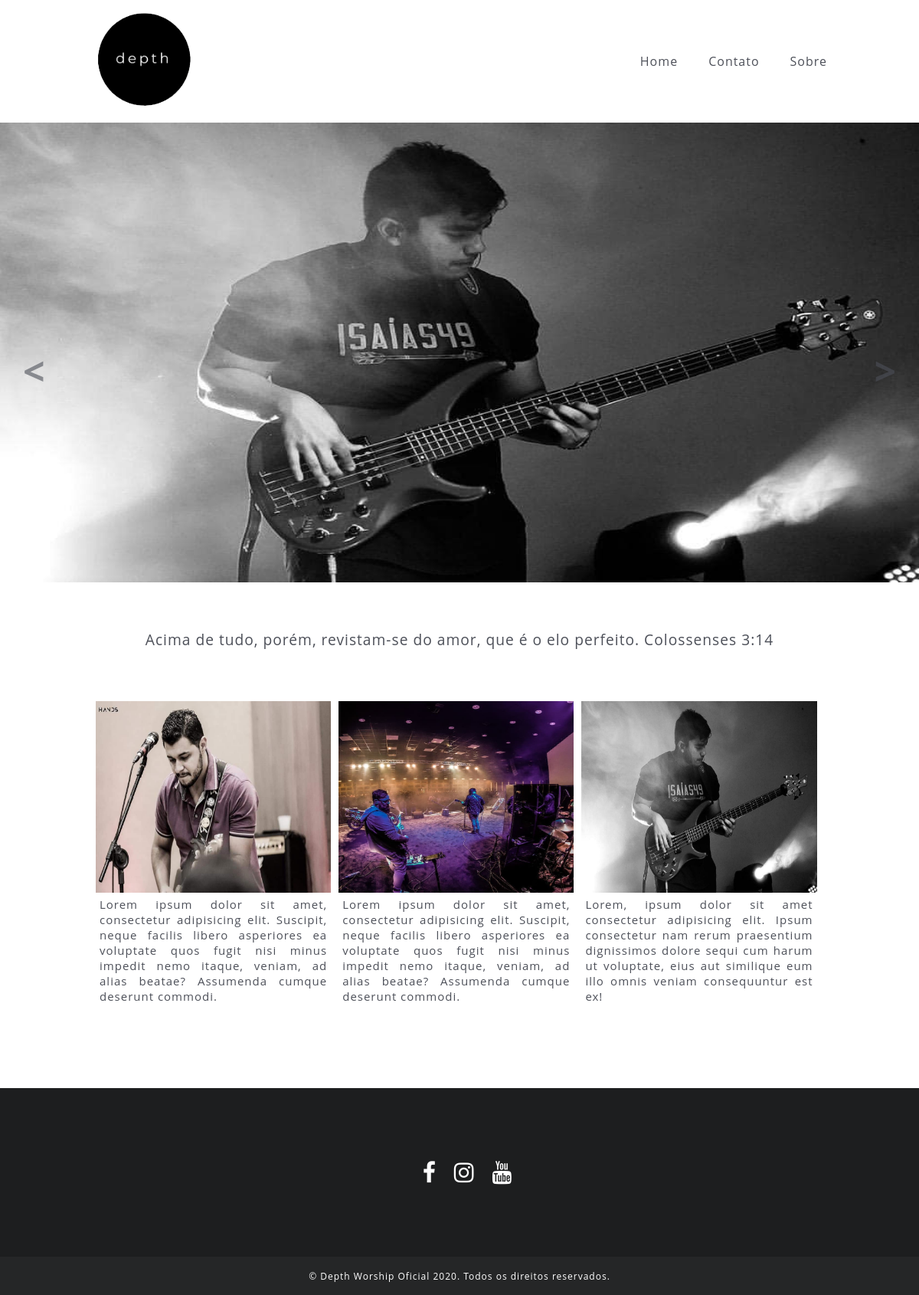
The page / on the database its author committed.
### tables this page shows
CREATE TABLE `texto_banner` (
  `id` int(11) NOT NULL AUTO_INCREMENT,
  `texto` text DEFAULT NULL,
  PRIMARY KEY (`id`)
);

CREATE TABLE `conteudos` (
  `id` int(11) NOT NULL AUTO_INCREMENT,
  `texto_conteudo` text DEFAULT NULL,
  `url` varchar(36) DEFAULT NULL,
  PRIMARY KEY (`id`)
);

### app/Controller.php (called while the page is built, shortened)
<?php
class Controller
{
    public function loadView($viewName, $viewData = array())
    {
        @extract($viewData);
        require_once "views/" . $viewName . ".php";
    }
    public function loadTemplate($viewName, $viewTitle, $viewData = array())
    {
        require_once "views/template.php";
    }
}

### controllers/HomeController.php (called while the page is built)
<?php
class HomeController extends Controller
{
    public function index()
    {
        $banner = new Banner();
        $conteudo = new Conteudo();
        $datas = array(
            "banners" => $banner->read(),
            "texto" => $banner->readTextoBanner(),
            "conteudos" => $conteudo->read()
        );
        $viewTitle = "Depth Worship Oficial";
        $this->loadTemplate("home", $viewTitle, $datas);
    }
}

### app/App.php (called while the page is built, shortened)
<?php
class App
{
    public function run()
    {
        $params = array();
        $url = "/";
        $url .= (!empty($_GET["url"])) ? $_GET["url"] : "";
        if (!empty($url) && $url != "/") {
            $url = explode("/", $url);
            array_shift($url);
            $currentController = $url[0] . "Controller";
            array_shift($url);
            if (isset($url[0]) && !empty($url[0])) {
                $currentAction = $url[0];
                array_shift($url);
            } else {
                $currentAction = "index";
            }
            if (count($url) > 0) $params = $url;
        } else {
            $currentAction = "index";
        }
        require_once "Controller.php";
        $current = new $currentController();
        call_user_func_array(array($current, $currentAction), $params);
    }
}

### index.php (called while the page is built, shortened)
<?php
require_once "env.php";
$app = new App();
$app->run();

### app/Connection.php (called while the page is built, shortened)
<?php
class Connection
{
    public function __construct()
    {
        try {
            global $config;
            $this->pdo = new PDO(
                "mysql:dbhost=" . $config["dbhost"] .
                    ";dbname=" . $config["dbname"],
                $config["dbuser"],
                $config["dbpass"]
            );
        } catch (PDOException $e) {
            die("Connection error: " . $e->getMessage());
        }
    }
}

### env.php (called while the page is built, shortened)
<?php
$config = array();
if (ENVIRONMENT == "development") {
    $config["dbname"] = "depth";
    $config["dbhost"] = "localhost";
    $config["dbuser"] = "root";
    $config["dbpass"] = "";
} else {
}

### models/Banner.php (called while the page is built, shortened)
<?php
class Banner extends Connection
{
    public function read()
    {
        $rows = array();
        $sql = "SELECT * FROM banner";
        $stmt = $this->pdo->prepare($sql);
        $stmt->execute();
        if ($stmt->rowCount() > 0) {
            $rows = $stmt->fetchAll();
        }
        return $rows;
    }
    public function readTextoBanner()
    {
        $rows = array();
        $sql = "SELECT * FROM texto_banner";
        $stmt = $this->pdo->prepare($sql);
        $stmt->execute();
        if ($stmt->rowCount() > 0) {
            $rows = $stmt->fetchAll();
        }
        return $rows;
    }
}

### models/Conteudo.php (called while the page is built, shortened)
<?php
class Conteudo extends Connection
{
    public function read()
    {
        $rows = array();
        $sql = "SELECT * FROM conteudos ORDER BY id DESC";
        $stmt = $this->pdo->prepare($sql);
        $stmt->execute();
        if ($stmt->rowCount() > 0) {
            $rows = $stmt->fetchAll();
        }
        return $rows;
    }
}

### views/home.php (the view, shortened to what this page needs)
<div class="slider-banner">
    <span id="btn-anterior">
        <</span> <img src="" alt="slide" id="slide">
            <span id="btn-prox">></span>
</div>
<div class="frase-efeito">
    <?php foreach ($texto as $text) : ?>
        <h1><?php echo $text["texto"] ?></h1>
    <?php endforeach; ?>
</div>
<div class="main-home">
    <div class="container flex-wrap">
        <?php foreach ($conteudos as $conteudo) : ?>
            <div class="item main-home-content">
                <img src="<?php echo URL; ?>assets/upload-conteudo/<?php echo $conteudo["url"] ?>">
                <p><?php echo $conteudo["texto_conteudo"] ?></p>
            </div>
        <?php endforeach; ?>
    </div>
</div>

### views/template.php (shortened to what this page needs)
<!DOCTYPE html>
<html lang="en">
<head>
    <link rel="stylesheet" href="https://stackpath.bootstrapcdn.com/font-awesome/4.7.0/css/font-awesome.min.css">
    <link rel="stylesheet" href="<?php echo URL ?>assets/css/template.css">
    <link rel="stylesheet" href="<?php echo URL ?>assets/css/main.css">
</head>
<body>
    <header>
        <div class="container space-class">
            <div class="logo">
                <a href="<?php echo URL ?>"><img src="<?php echo URL ?>assets/image/logo.png" alt=""></a>
            </div>
            <div class="menu">
                <nav>
                    <ul>
                        <li><a href="<?php echo URL ?>">Home</a></li>
                        <li><a href="<?php echo URL ?>contato">Contato</a></li>
                        <li><a href="<?php echo URL ?>sobre">Sobre</a></li>
                    </ul>
                </nav>
            </div>
        </div>
    </header>
    <section>
        <?php $this->loadView($viewName, $viewData); ?>
    </section>
    <footer class="footer-main">
        <div class="social-icons">
            <a href="" class="fab fa-facebook"></a>
            <a href="" class="fab fa-instagram"></a>
            <a href="" class="fab fa-youtube"></a>
        </div>
    </footer>
    <footer class="footer-secundary">
        <div class="copy">
            <p>&copy; Depth Worship Oficial <?php echo date("Y"); ?>. Todos os direitos reservados.</p>
        </div>
    </footer>
</body>
</html>

### assets/css/template.css (style rules this page uses)
* { margin: 0; padding: 0; box-sizing: border-box; }
body { font-family: "Open Sans", sans-serif; }
.container { display: flex; max-width: 960px; width: 100%; }
.space-class { justify-content: space-between; }
header { display: flex; justify-content: center; height: 160px; }
.logo { display: flex; justify-content: center; align-items: center; }
.menu { display: flex; align-items: center; }
.menu nav ul { display: flex; }
.menu nav ul, nav li { list-style: none; margin: 0; padding: 0; }
.menu nav a { text-decoration: none; margin-left: 40px; letter-spacing: 1px; color: #4d5059; }
.footer-main { display: flex; justify-content: center; align-items: center; height: 220px; background-color: #1d1e1f; flex-direction: column; }
.social-icons { font-family: FontAwesome; }
.social-icons a { color: #fff; font-size: 30px; margin-left: 20px; text-decoration: none; }
.footer-secundary { display: flex; justify-content: center; align-items: center; height: 50px; background-color: #252627; flex-direction: row; }
.copy p { color: #fff; letter-spacing: 1px; font-size: 12px; }

### assets/css/main.css (style rules this page uses)
.slider-banner { display: flex; align-items: center; justify-content: center; }
.slider-banner img { width: 100%; height: 600px; margin-bottom: 60px; }
.slider-banner span { position: absolute; cursor: pointer; font-size: 50px; color: #4d5059; padding: 0 30px; opacity: 0.6; transition: 0.8s ease; font-weight: bold; border-radius: 10px; top: 300px; margin-top: 150px; }
.slider-banner span#btn-prox { right: 0; }
.slider-banner span#btn-anterior { left: 0; }
.frase-efeito { display: flex; justify-content: center; align-items: center; margin-bottom: 60px; }
.frase-efeito h1 { color: #4d5059; text-align: center; line-height: 30px; font-weight: 500; font-size: 1.2em; letter-spacing: 1px; }
.main-home { display: flex; align-items: center; justify-content: center; margin-bottom: 100px; }
.main-home-content { display: flex; flex-direction: column; }
.item { margin: 5px; text-align: justify; font-size: 1.2em; width: 32%; }
.item img { width: 100%; height: 250px; }
.item p { color: #4d5059; padding: 5px; font-size: 15px; line-height: 20px; letter-spacing: 1px; }
.flex-wrap { flex-wrap: wrap; }

### rows shown on the page
texto_banner: texto "Acima de tudo, porém, revistam-se do amor, que é o elo perfeito. Colossenses 3:14"
conteudos: url (picture), texto_conteudo "Lorem ipsum dolor sit amet, consectetur adipisicing elit. Suscipit, neque facilis libero asperiores ea voluptate quos fugit nisi minus impedit nemo itaque, veniam, ad alias beatae? Assumenda cumque deserunt commodi."
conteudos: url (picture), texto_conteudo "Lorem ipsum dolor sit amet, consectetur adipisicing elit. Suscipit, neque facilis libero asperiores ea voluptate quos fugit nisi minus impedit nemo itaque, veniam, ad alias beatae? Assumenda cumque deserunt commodi."
conteudos: url (picture), texto_conteudo "Lorem, ipsum dolor sit amet consectetur adipisicing elit. Ipsum consectetur nam rerum praesentium dignissimos dolore sequi cum harum ut voluptate, eius aut similique eum illo omnis veniam consequuntur est ex!"
